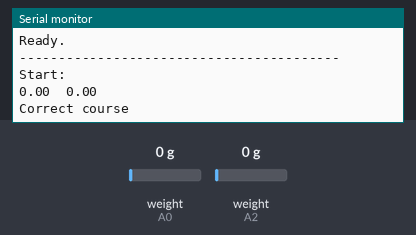
A sketch run on a simulated Arduino Uno, built with avr-gcc and run on an emulated ATmega328P. On the bench: the last lines printed to the serial monitor. Inputs (shaded band) come from the test bench; at power-on: weight on the scale (sensors on A0, A2) 0 g.

Above: at 3.2 s.
3.3 s: weight on the scale (sensor on A0) set to 100 g
At 4.4 s:
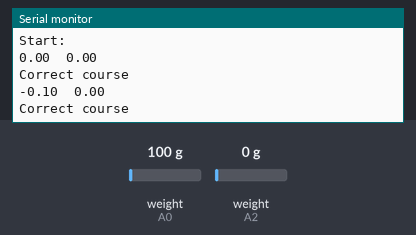
4.9 s: weight on the scale (sensor on A2) set to 100 g
At 6.3 s:
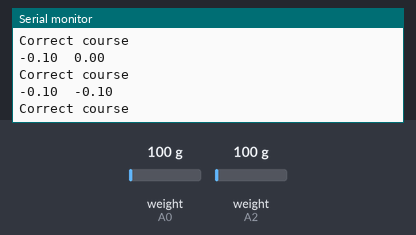
6.5 s: weight on the scale (sensor on A0) set to 1250 g
At 7.5 s:
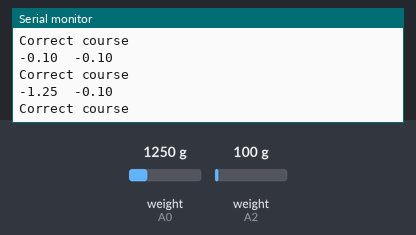
8.1 s: weight on the scale (sensor on A2) set to 1250 g
At 9.2 s:
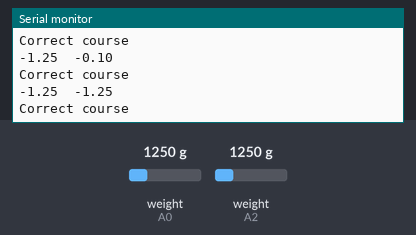
Timing chart, 0 to 10.7 s (numbered marks = the images above; inputs shaded):
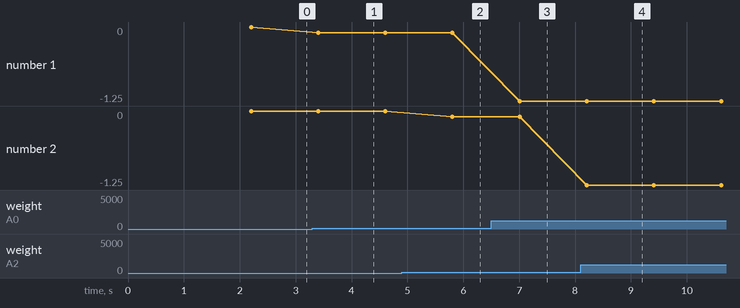

The sketch:

read_double.ino
```cpp
// TODO: Add functionality to send output signals to control MCU (commented out)

#include "HX711.h"

#define THRESHOLD 75      // Force difference threshold, in Newtons
#define TERMS 10          // Number of terms used in taking average measurement
#define SLEEP_TIME 1000   // Time to power down ADC (in milliseconds)

class load_cell {
  public:
  int DOUT_PIN;
  int SCK_PIN;
  int GAIN;
  float SCALE_FACTOR;
  // int OUTPUT_PIN;
};

load_cell L, R;
HX711 load_cell_L, load_cell_R;
float force_L, force_R;

void load_cell_init() {
  L.DOUT_PIN = A0;
  L.SCK_PIN = A1;
  L.GAIN = 128;
  L.SCALE_FACTOR = 5262.57;
  R.DOUT_PIN = A2;
  R.SCK_PIN = A3;
  R.GAIN = 128;
  R.SCALE_FACTOR = 5262.57;

  // L.OUTPUT_PIN = 11;
  // R.OUTPUT_PIN = 13;
  // pinMode(L.OUTPUT_PIN, OUTPUT);
  // pinMode(R.OUTPUT_PIN, OUTPUT);
  // digitalWrite(L.OUTPUT_PIN, LOW);
  // digitalWrite(R.OUTPUT_PIN, LOW);
}

void amp_init() {
  load_cell_L.begin(L.DOUT_PIN, L.SCK_PIN);
  load_cell_L.set_gain(L.GAIN);
  load_cell_L.set_scale(L.SCALE_FACTOR);
  load_cell_L.tare();
  load_cell_R.begin(R.DOUT_PIN, R.SCK_PIN);
  load_cell_R.set_gain(R.GAIN);
  load_cell_R.set_scale(R.SCALE_FACTOR);
  load_cell_R.tare();
}

void check_forces(float L, float R) {
  // Compare force readings
  if (abs(force_L - force_R) > THRESHOLD) {
    if (force_L < force_R) {
      // Output to control
      // digitalWrite(tracking_output_L, LOW);
      // digitalWrite(tracking_output_R, HIGH);
      Serial.println("Hose tending RIGHT");
    } else if (force_L > force_R) {
      // Output to control
      // digitalWrite(tracking_output_L, HIGH);
      // digitalWrite(tracking_output_R, LOW);
      Serial.println("Hose tending LEFT");
    }
  } else {
    // Output to control
    // digitalWrite(tracking_output_L, LOW);
    // digitalWrite(tracking_output_R, LOW);
    Serial.println("Correct course");
  }
}

void toggle_power(int period) {
  load_cell_L.power_down();
  load_cell_R.power_down();
  delay(period);
  load_cell_L.power_up();
  load_cell_R.power_up();
}

void setup() {
  Serial.begin(9600);
  Serial.println("-----------------------------------------");
  Serial.println("Starting up...");
  load_cell_init();
  amp_init();
  Serial.println("Ready.");
  Serial.println("-----------------------------------------");
  Serial.println("Start:");
}

void loop() {
  force_L = -load_cell_L.get_units();
  force_R = -load_cell_R.get_units();
  //  Uncomment to view readings (in case threshold needs adjusting)
  Serial.print(force_L);
  Serial.print("\t");
  Serial.println(force_R);
  check_forces(force_L, force_R);
  toggle_power(SLEEP_TIME);
}
```

Measured:
- after the input at 3.3 s, the serial monitor: prints a new line after 0.10 s (image 1)
- after the input at 4.9 s, the serial monitor: prints a new line after 0.91 s (image 2)
- after the input at 6.5 s, the serial monitor: prints a new line after 0.51 s (image 3)
- after the input at 8.1 s, the serial monitor: prints a new line after 0.11 s (image 4)
- plotted number 1: 0 → -0.1 after the input at 3.3 s, -0.1 → -1.25 after the input at 6.5 s
